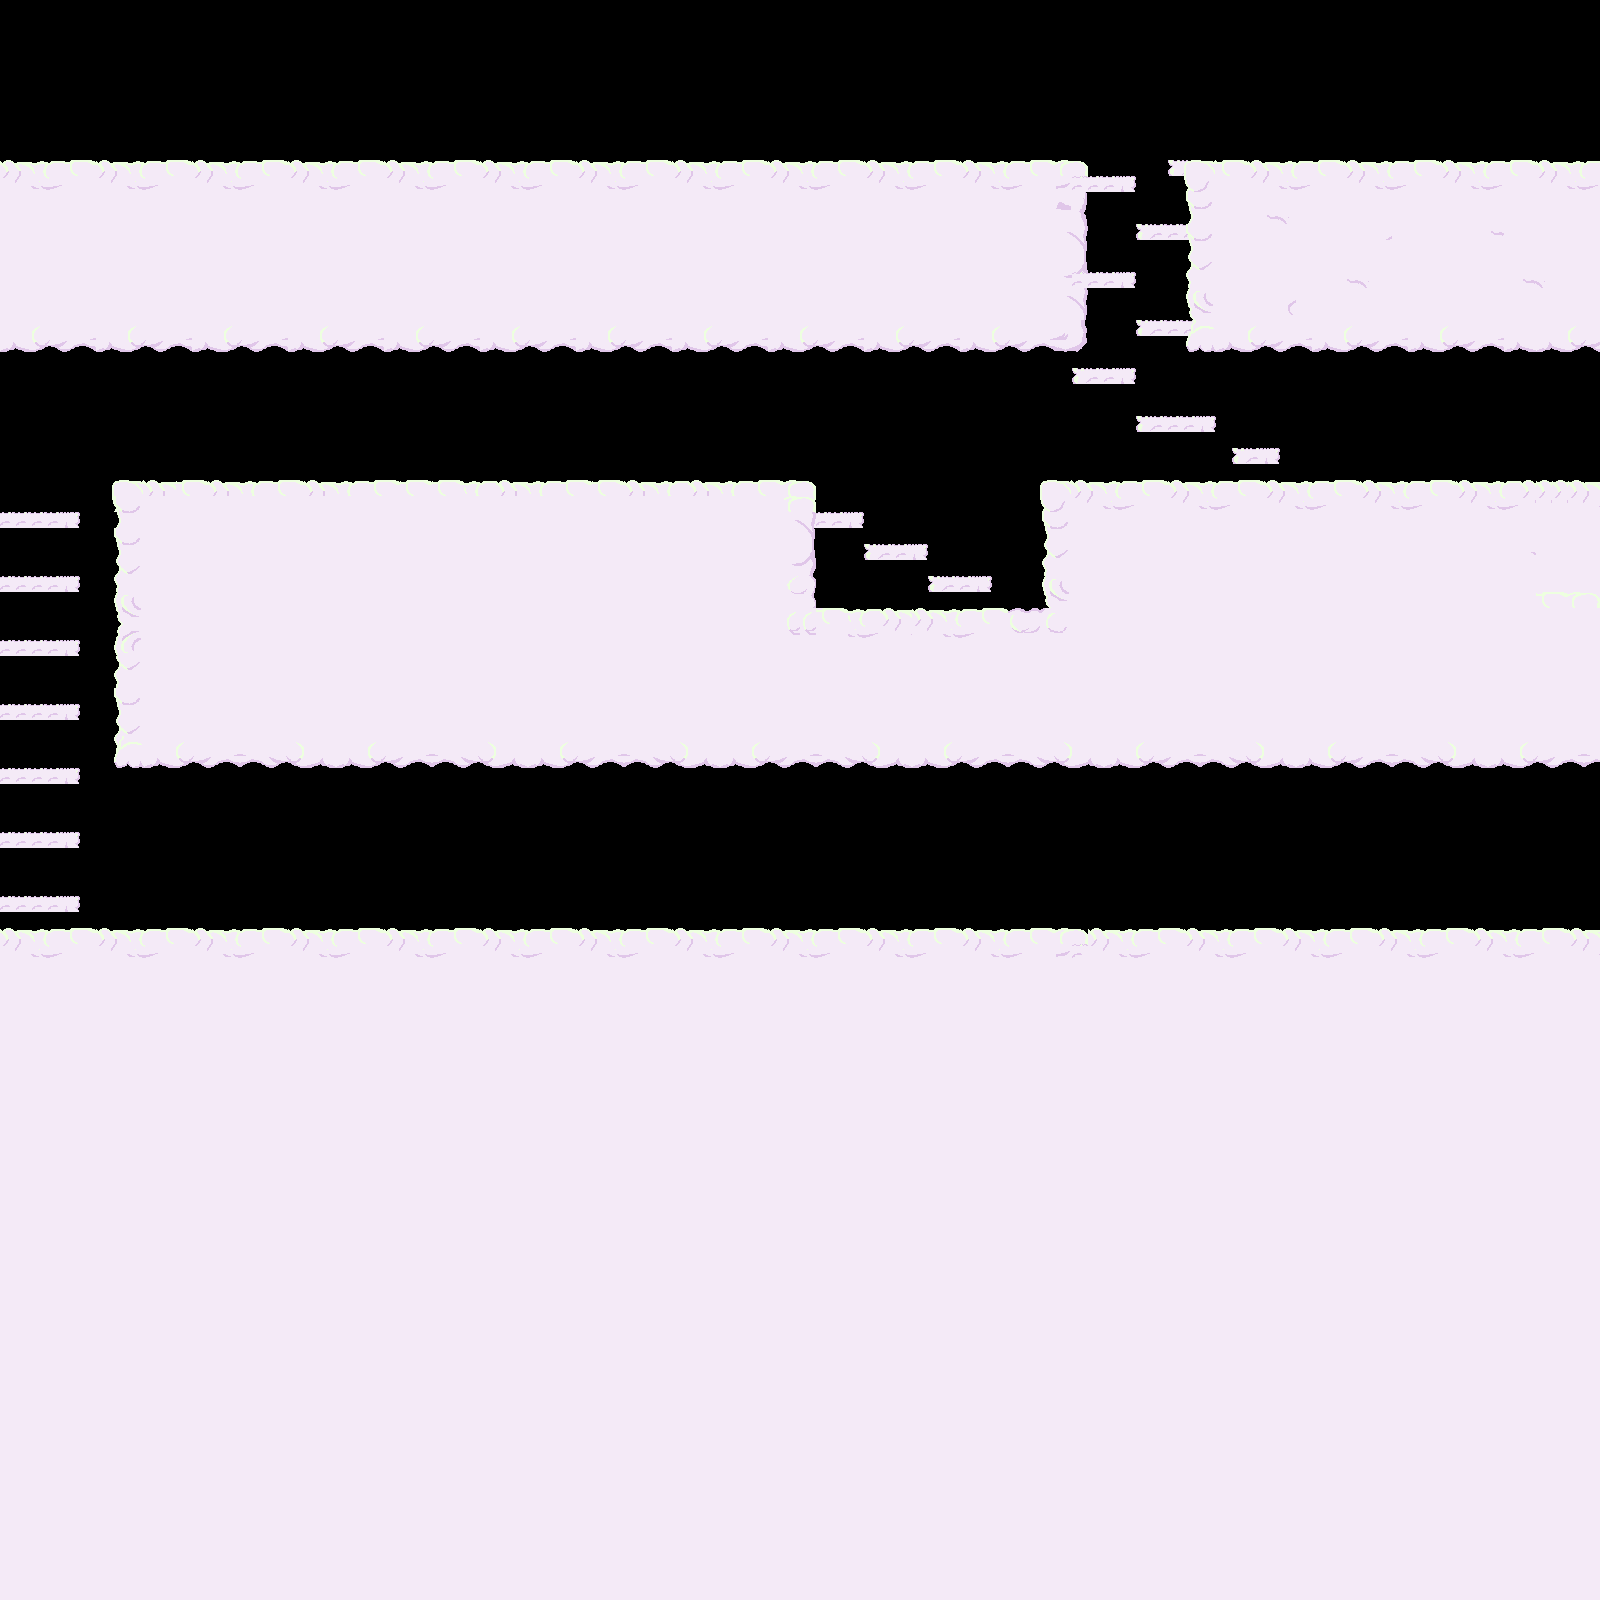

Rendered tile map (Tiled .tmx) drawn with the repository's tilesets; below, a short description and the map source with its tile grids summarised:
An orthogonal 100x100 tile map with 16x16 px tiles, 2 tile layers (Capa de patrones 2, Capa de patrones 1), 2 tilesets.

<map version="1.5" tiledversion="1.6.0" orientation="orthogonal" renderorder="right-down" width="100" height="100" tilewidth="16" tileheight="16" infinite="0" nextlayerid="3" nextobjectid="1">
 <tileset firstgid="1" source="NubesTiles.tsx" />
 <tileset firstgid="31" source="PlatTiles.tsx" />
 <layer id="2" name="Capa de patrones 2" width="100" height="100">
  <data>[10000 cells, 0 non-empty, 0 distinct tile ids]</data>
 </layer>
 <layer id="1" name="Capa de patrones 1" width="100" height="100">
  <data>[10000 cells, 5473 non-empty, 26 distinct tile ids]</data>
 </layer>
</map>
